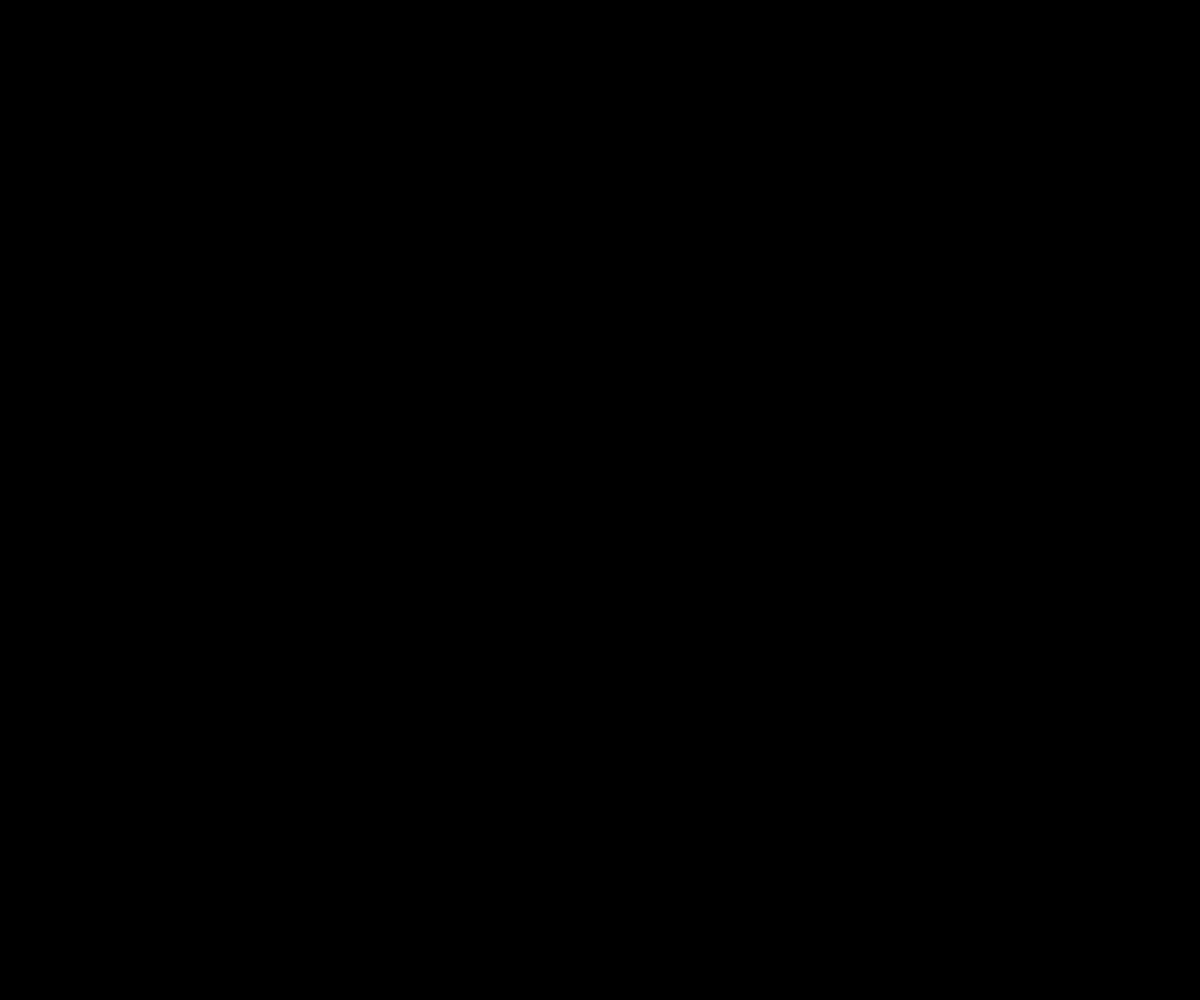
Frame 1 (no input)
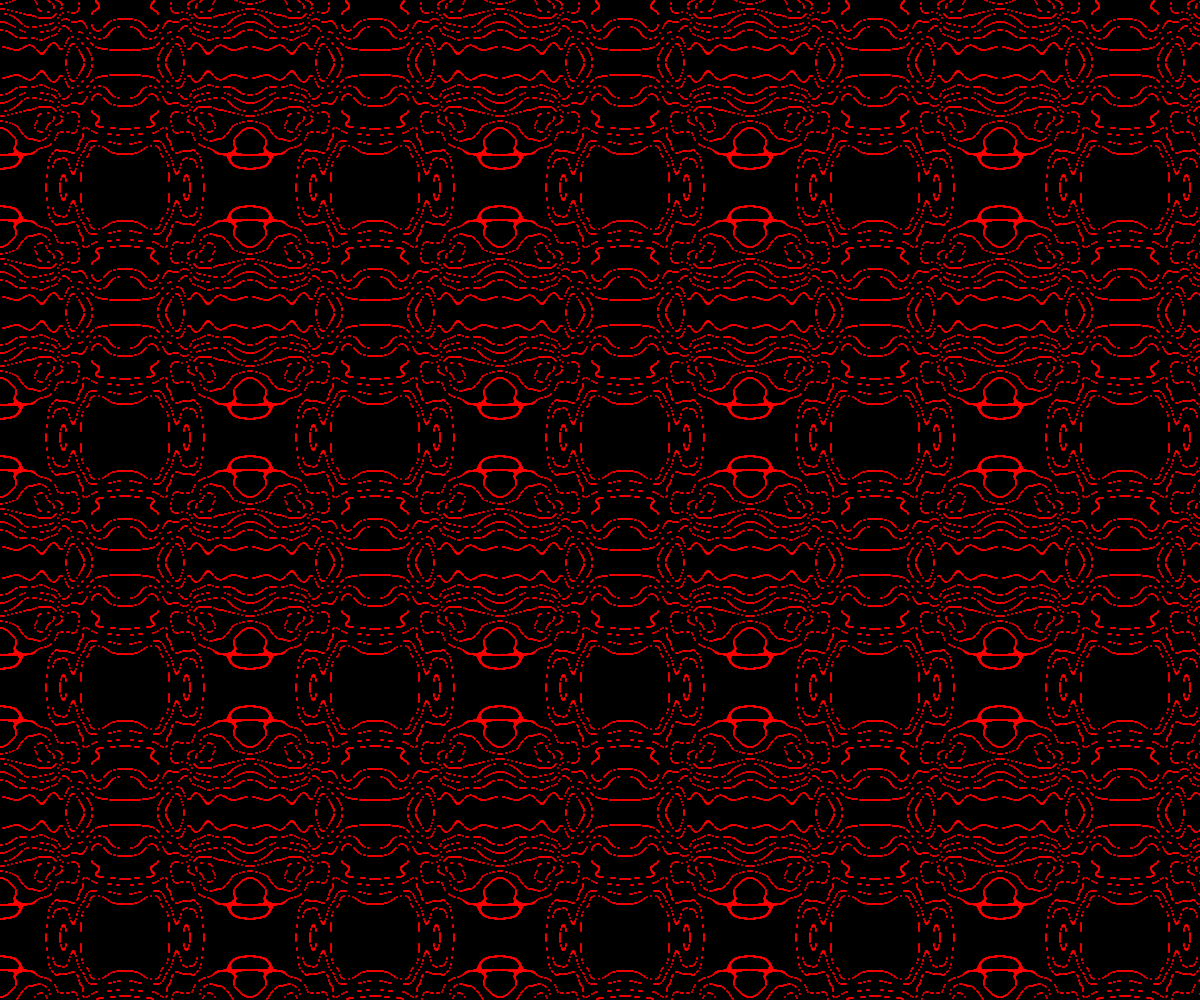
Frame 60 (no input)
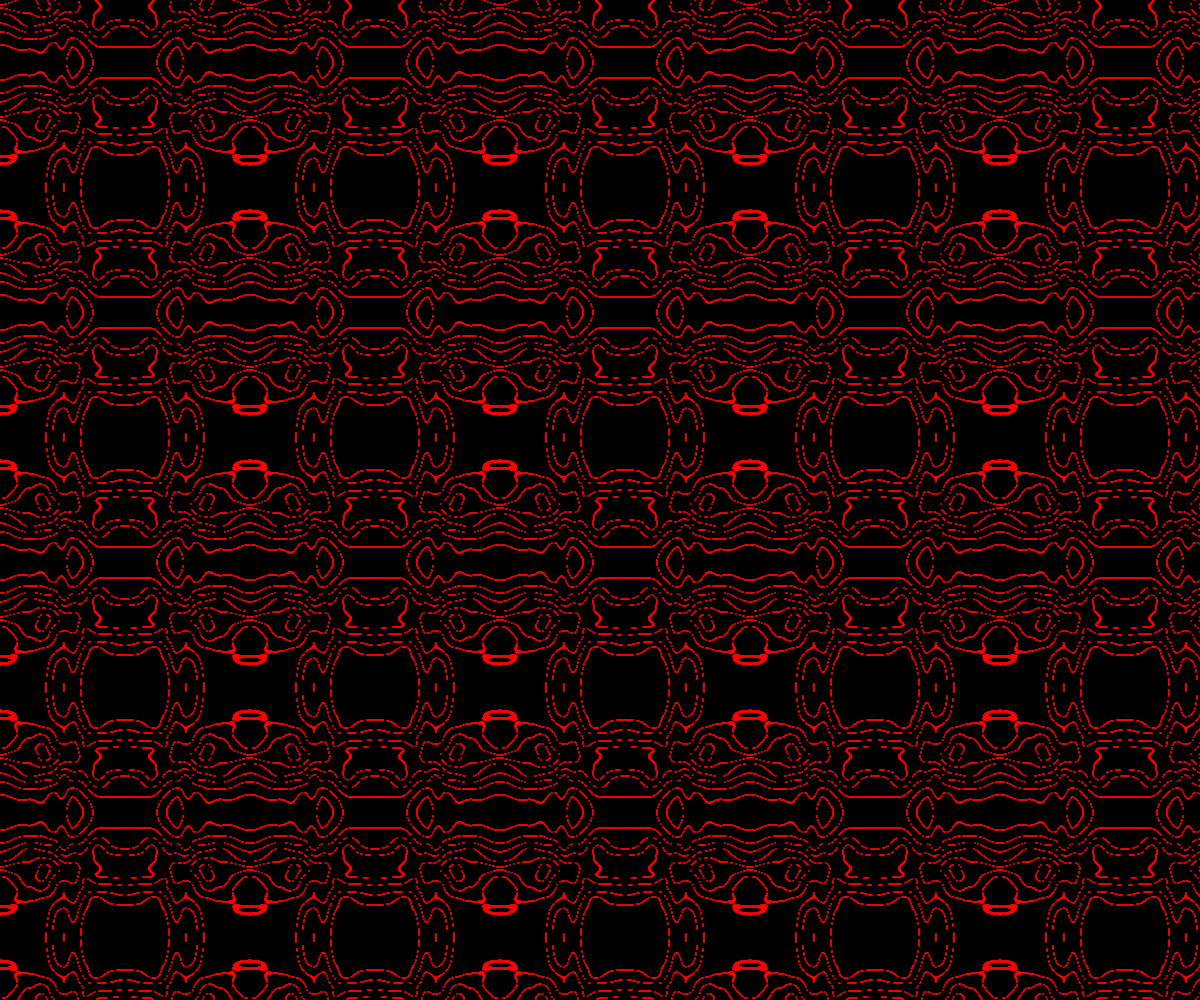
Frame 120 (the mouse pressed at the canvas centre since frame 60)

The p5.js sketch that drew these frames (run headless with seeded random() and noise() and a simulated clock; from frame 60 on, the mouse is pressed at the canvas centre):

// p5.js sketch
// ── sketch.js
var siz = 250;
var pg
var noiseX
var noiseY
var seed


function setup() {

    createCanvas(windowWidth, windowHeight);

    background(0);
    pixelDensity(1)
    seed = random(5000)


    noiseX = random(10000);
    noiseY = random(10000);


    pg = createGraphics(siz, siz)

    pg.strokeCap(ROUND)


    //    imageMode(CENTER, CENTER)

}


function draw() {
    randomSeed(seed)
    background(0);
    noStroke();
    noFill();

    for (var i = 0; i <= width; i += siz) {
        for (var j = 0; j <= height; j += siz) {
            push()
            imageMode(CORNER)
            translate(i, j)
            image(pg, 0, 0)
            pop()
        }
    }
    pg.background(0)
    pg.strokeWeight(2)

    for (var x = 0; x < pg.width; x += 1) {
        for (var y = 0; y < pg.height; y += 1) {
            var xpos = map(x, 0, pg.width, 0, TWO_PI)
            var ypos = map(y, 0, pg.height, 0, TWO_PI)
            var n = noise((cos(xpos) + 1) * 0.5 + noiseX, (sin(ypos) + 1) * 0.5 + noiseY, frameCount * 0.0004);
            if (int(n * 400) % 17 == 0) {
                pg.stroke(255, 0, 0)
                pg.point(x, y);
            }
        }
    }



}

function mouseReleased() {
    seed = random(50000)
    siz = random(100, 300)
    noiseX = random(10000);
    noiseY = random(10000);
    pg = createGraphics(siz, siz)
    pg.strokeCap(ROUND)

}

function windowResized() {

    resizeCanvas(windowWidth, windowHeight);

}
